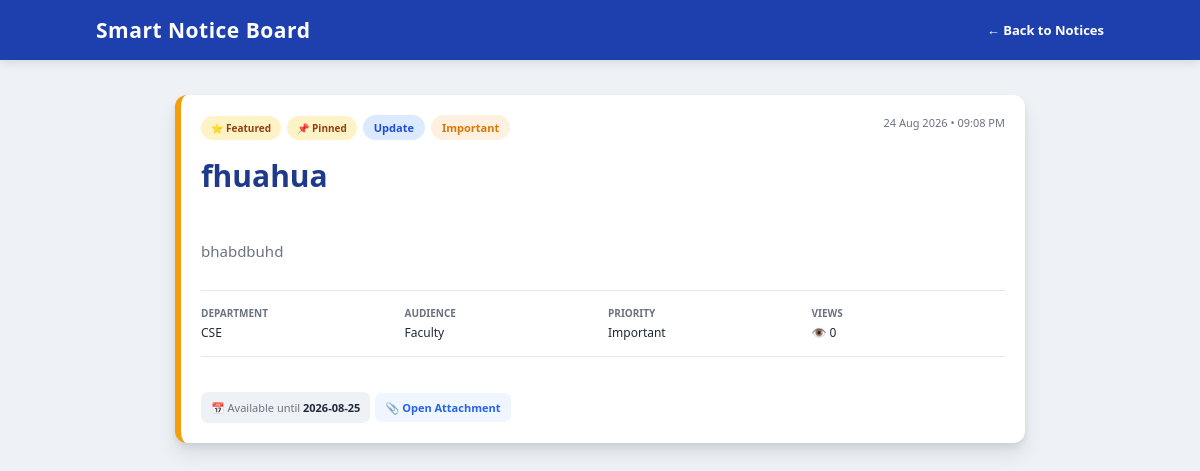
The page /notice/7 on the database its author committed.
### tables this page shows
CREATE TABLE notices(
            id INTEGER PRIMARY KEY AUTOINCREMENT,
            title TEXT NOT NULL,
            description TEXT NOT NULL,
            category TEXT NOT NULL,
            created_at TEXT NOT NULL,
            priority TEXT NOT NULL
        , expiry_date TEXT, pinned INTEGER NOT NULL DEFAULT 0, status TEXT NOT NULL DEFAULT 'Active', updated_at TEXT, department TEXT DEFAULT 'All Departments', audience TEXT DEFAULT 'All Students', attachment TEXT, views INTEGER NOT NULL DEFAULT 0, featured INTEGER NOT NULL DEFAULT 0, publish_at TEXT, deleted_at TEXT, smart_score INTEGER NOT NULL DEFAULT 0);

### app.py (the view)
@app.route("/notice/<int:id>")
def view_notice(id):
    update_notice_statuses()
    conn = get_db()
    cur = conn.cursor()
    cur.execute("""
        SELECT *
        FROM notices
        WHERE id = ?
        AND status = 'Active'
        AND deleted_at IS NULL
    """, (id,))
    notice = cur.fetchone()
    if not notice:
        conn.close()
        return redirect(url_for("home"))
    cur.execute("""
        UPDATE notices
        SET views = views + 1
        WHERE id = ?
    """, (id,))
    conn.commit()
    cur.execute(
        "SELECT * FROM notices WHERE id = ?",
        (id,)
    )
    notice = cur.fetchone()
    conn.close()
    return render_template(
        "notice.html",
        notice=prepare_notice(notice)
    )

### app.py (called while the page is built)
def get_db():
    conn = sqlite3.connect(DATABASE)
    conn.row_factory = sqlite3.Row
    return conn

def parse_created_time(value):
    if not value:
        return None
    formats = [
        "%d %b %Y • %I:%M %p",
        "%Y-%m-%d %H:%M:%S"
    ]
    for fmt in formats:
        try:
            return datetime.strptime(value, fmt)
        except ValueError:
            pass
    return None

def calculate_score(notice):
    score = 0
    priority_scores = {
        "Normal": 10,
        "Important": 30,
        "Urgent": 50
    }
    score += priority_scores.get(
        notice["priority"],
        10
    )
    if notice["pinned"]:
        score += 20
    if notice["featured"]:
        score += 25
    created = parse_created_time(
        notice["created_at"]
    )
    if created:
        age = datetime.now() - created
        if age.total_seconds() <= 86400:
            score += 10
    expiry = notice["expiry_date"]
    if expiry:
        try:
            expiry_date = datetime.strptime(
                expiry,
                "%Y-%m-%d"
            ).date()
            days_left = (
                expiry_date - date.today()
            ).days
            if 0 <= days_left <= 3:
                score += 15
        except ValueError:
            pass
    return score

def prepare_notice(row):
    notice = dict(row)
    created = parse_created_time(
        notice.get("created_at")
    )
    notice["created_timestamp"] = (
        created.timestamp()
        if created
        else 0
    )
    notice["is_new"] = False
    if created:
        age = datetime.now() - created
        notice["is_new"] = (
            age.total_seconds() <= 86400
        )
    return notice

### templates/notice.html (shortened to what this page needs)
<!DOCTYPE html>
<html>
<head>
<link
rel="stylesheet"
href="{{ url_for('static', filename='style.css') }}"
>
</head>
<body>
<header>
<h2>
Smart Notice Board
</h2>
<a href="/">
← Back to Notices
</a>
</header>
<div class="container notice-page">
<article
class="notice notice-{{ notice['priority']|lower }}"
>
<div class="notice-header">
<div class="notice-badges">
{% if notice['featured'] %}
<span class="pin-badge">
⭐ Featured
</span>
{% endif %}
{% if notice['pinned'] %}
<span class="pin-badge">
📌 Pinned
</span>
{% endif %}
<span class="category">
{{ notice['category'] }}
</span>
<span class="priority priority-{{ notice['priority']|lower }}">
{{ notice['priority'] }}
</span>
</div>
<small>
{{ notice['created_at'] }}
</small>
</div>
<h1>
{{ notice['title'] }}
</h1>
<p class="full-description">
{{ notice['description'] }}
</p>
<div class="notice-details">
<div>
<strong>Department</strong>
<span>{{ notice['department'] }}</span>
</div>
<div>
<strong>Audience</strong>
<span>{{ notice['audience'] }}</span>
</div>
<div>
<strong>Priority</strong>
<span>{{ notice['priority'] }}</span>
</div>
<div>
<strong>Views</strong>
<span>👁️ {{ notice['views'] }}</span>
</div>
</div>
{% if notice['expiry_date'] %}
<div class="public-expiry">
📅 Available until
<strong>
{{ notice['expiry_date'] }}
</strong>
</div>
{% endif %}
{% if notice['attachment'] %}
<a
class="attachment-btn"
target="_blank"
href="{{ url_for(
'static',
filename='uploads/' + notice['attachment']
) }}"
>
📎 Open Attachment
</a>
{% endif %}
</article>
</div>
</body>
</html>

### static/style.css (style rules this page uses)
:root { --bg: #eef2f7; --card: #ffffff; --text: #1f2937; --muted: #6b7280; --heading: #1e3a8a; --primary: #2563eb; --primary-dark: #1d4ed8; --border: #e5e7eb; --blue-bg: #dbeafe; --blue-text: #1d4ed8; --green: #16a34a; --red: #dc2626; --orange: #f59e0b; --shadow: 0 4px 6px rgba(0, 0, 0, .08), 0 12px 25px rgba(0, 0, 0, .08); }
* { margin: 0; padding: 0; box-sizing: border-box; font-family: "Segoe UI", Arial, sans-serif; }
html { scroll-behavior: smooth; }
body { background: var(--bg); color: var(--text); min-height: 100vh; transition: background .25s ease, color .25s ease; }
header { background: #1e40af; color: white; padding: 16px 8%; display: flex; justify-content: space-between; align-items: center; box-shadow: 0 2px 10px rgba(0, 0, 0, .12); position: relative; z-index: 10; }
header h2 { font-size: 21px; letter-spacing: .5px; }
header a { color: white; text-decoration: none; font-weight: 600; font-size: 13px; transition: opacity .2s ease; }
.container { width: 85%; max-width: 1000px; margin: 35px auto; }
.notice { background: var(--card); border-radius: 12px; padding: 20px; margin-bottom: 18px; border-left: 6px solid var(--primary); transition: transform .25s ease, box-shadow .25s ease; box-shadow: 0 4px 6px rgba(0,0,0,.08), 0 12px 20px rgba(0,0,0,.08); animation: fadeUp .45s ease; }
.notice-header { display: flex; justify-content: space-between; align-items: flex-start; gap: 15px; margin-bottom: 12px; }
.notice-header small { color: var(--muted); font-size: 11px; white-space: nowrap; }
.notice-badges { display: flex; align-items: center; flex-wrap: wrap; gap: 6px; }
.category { display: inline-block; background: var(--blue-bg); color: var(--blue-text); padding: 5px 11px; border-radius: 20px; font-size: 11px; font-weight: 700; }
.priority { display: inline-block; padding: 5px 11px; border-radius: 20px; font-size: 11px; font-weight: 700; }
.notice-important { border-left-color: #f59e0b; }
.priority-important { background: #fff0df; color: #d97706; }
.pin-badge { display: inline-block; background: #fef3c7; color: #92400e; padding: 5px 10px; border-radius: 20px; font-size: 10px; font-weight: 700; }
.notice p { color: var(--muted); line-height: 1.6; margin-bottom: 13px; font-size: 13px; }
.notice h1 { color: var(--heading); }
.public-expiry { color: var(--muted); font-size: 11px; margin-top: 10px; padding: 8px 10px; background: var(--bg); border-radius: 7px; display: inline-block; }
.public-expiry strong { color: var(--text); }
.attachment-btn { display: inline-block; background: #eff6ff; color: #2563eb; text-decoration: none; padding: 7px 11px; border-radius: 7px; font-size: 11px; font-weight: 700; margin-top: 9px; transition: .2s ease; }
.notice-page { max-width: 850px; }
.notice-page .notice h1 { color: var(--heading); font-size: 30px; margin: 15px 0; }
.full-description { white-space: pre-line; font-size: 15px !important; line-height: 1.8 !important; }
.notice-details { display: grid; grid-template-columns: repeat(4, 1fr); gap: 10px; margin: 25px 0; padding: 15px 0; border-top: 1px solid var(--border); border-bottom: 1px solid var(--border); }
.notice-details div { display: flex; flex-direction: column; gap: 4px; }
.notice-details strong { color: var(--muted); font-size: 10px; text-transform: uppercase; }
.notice-details span { color: var(--text); font-size: 12px; }

### rows shown on the page
notices: category "Update", priority "Important", created_at "24 Aug 2026 • 09:08 PM", title "fhuahua", description "bhabdbuhd", department "CSE", audience "Faculty", views "0", expiry_date "2026-08-25"
